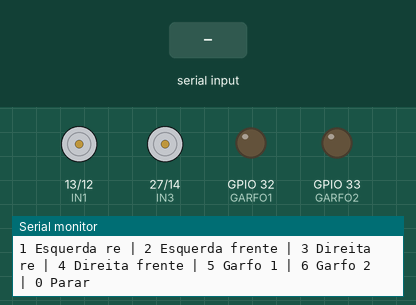
Simulated run of this sketch. Board: ESP32. Parts: motor-driver pin pairs drawn as motors (green arrow = first pin HIGH = forward, orange = second pin HIGH = backward, longer = more drive, scaled by the enable pin), output pins drawn as LEDs (lit = HIGH), the last lines printed to the serial monitor. The test bench sets the inputs (shaded band).

Above: at 1.2 s.
1.3 s: "1" received over Serial
At 1.45 s:
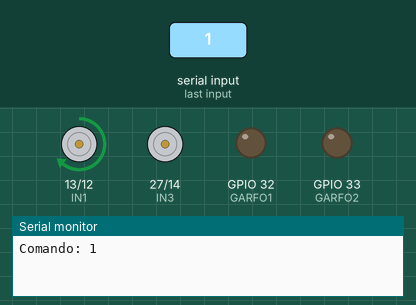
3.1 s: "2" received over Serial
At 3.25 s:
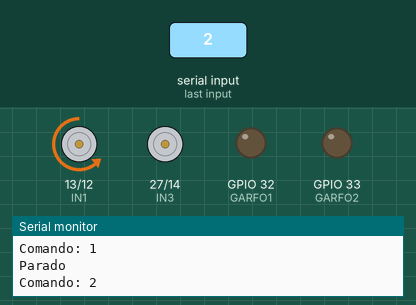
4.9 s: "3" received over Serial
At 5.05 s:
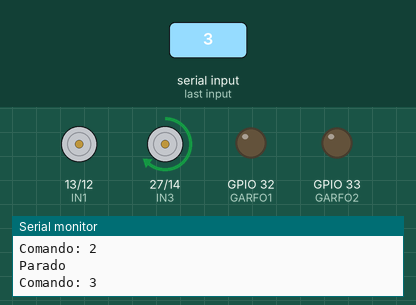
6.7 s: "4" received over Serial
At 6.85 s:
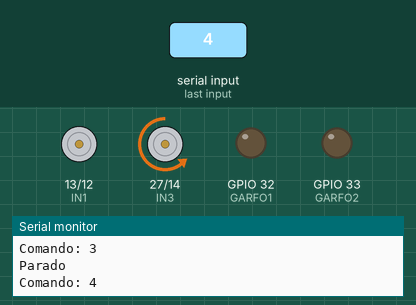
8.5 s: "5" received over Serial
At 8.65 s:
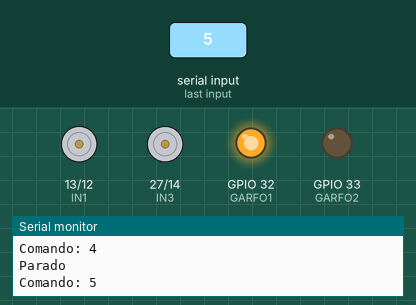
10.3 s: "6" received over Serial
At 10.45 s:
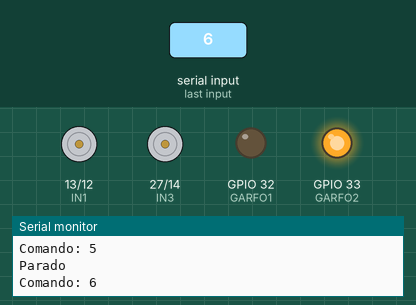
Timing chart, 0 to 13.1 s (numbered marks = the images above; inputs shaded):
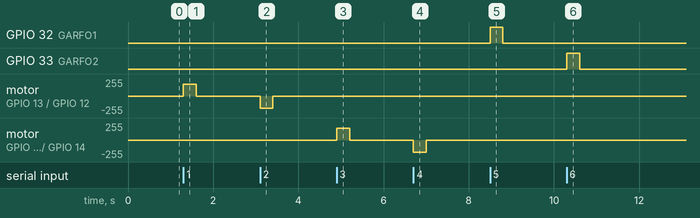

The sketch:

teste_motores.ino
```cpp
#define ENA 25
#define IN1 13
#define IN2 12
#define ENB 26
#define IN3 27
#define IN4 14
#define GARFO1 32
#define GARFO2 33
#define PWM_TESTE 180
void pararTudo() {
  analogWrite(ENA, 0); analogWrite(ENB, 0);
  digitalWrite(IN1, LOW); digitalWrite(IN2, LOW);
  digitalWrite(IN3, LOW); digitalWrite(IN4, LOW);
  digitalWrite(GARFO1, LOW); digitalWrite(GARFO2, LOW);
}
void setup() {
  Serial.begin(115200);
  int pinos[] = {ENA, ENB, IN1, IN2, IN3, IN4, GARFO1, GARFO2};
  for (int pino : pinos) pinMode(pino, OUTPUT);
  pararTudo();
  Serial.println("1 Esquerda re | 2 Esquerda frente | 3 Direita re | 4 Direita frente | 5 Garfo 1 | 6 Garfo 2 | 0 Parar");
}
void loop() {
  static unsigned long inicio = 0;
  static bool ativo = false;
  if (Serial.available()) {
    char c = Serial.read();
    if (c >= '0' && c <= '6') {
      pararTudo();
      switch(c) {
        case '1': digitalWrite(IN1, HIGH); analogWrite(ENA, PWM_TESTE); break;
        case '2': digitalWrite(IN2, HIGH); analogWrite(ENA, PWM_TESTE); break;
        case '3': digitalWrite(IN3, HIGH); analogWrite(ENB, PWM_TESTE); break;
        case '4': digitalWrite(IN4, HIGH); analogWrite(ENB, PWM_TESTE); break;
        case '5': digitalWrite(GARFO1, HIGH); break;
        case '6': digitalWrite(GARFO2, HIGH); break;
      }
      inicio = millis(); ativo = c != '0';
      Serial.print("Comando: "); Serial.println(c);
    }
  }
  if (ativo && millis() - inicio >= 300) {
    pararTudo(); ativo = false; Serial.println("Parado");
  }
}
```

Measured:
- after the input at 1.3 s, motor on GPIO 13 (IN1) / GPIO 12 (IN2): stopped → forward 180/255 at once, → stopped 0.30 s later
- after the input at 3.1 s, motor on GPIO 13 (IN1) / GPIO 12 (IN2): stopped → backward 180/255 at once, → stopped 0.30 s later
- after the input at 4.9 s, motor on GPIO 27 (IN3) / GPIO 14 (IN4): stopped → forward 180/255 at once, → stopped 0.30 s later
- after the input at 6.7 s, motor on GPIO 27 (IN3) / GPIO 14 (IN4): stopped → backward 180/255 at once, → stopped 0.30 s later
- after the input at 8.5 s, GPIO 32 (GARFO1): LOW → HIGH at once, → LOW 0.30 s later
- after the input at 10.3 s, GPIO 33 (GARFO2): LOW → HIGH at once, → LOW 0.30 s later
